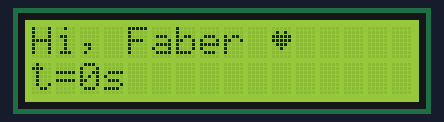
The sketch below on a simulated Arduino Uno, built with avr-gcc and run on an emulated ATmega328P. Parts: 16×2 character LCD. What the sketch prints to the serial monitor is not drawn.

Above: at 0.1 s.
At 4.2 s:
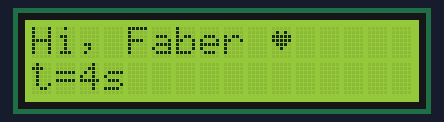
At 9.2 s:
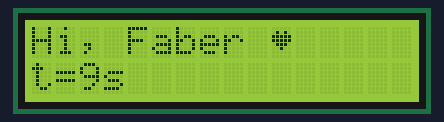
At 19.3 s:
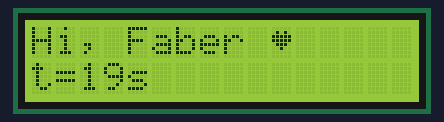
At 29.4 s:
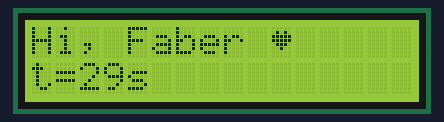
At 39.1 s:
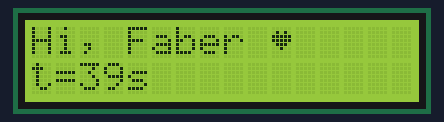

Measured:
- what the display in image 1 shows lasts 1.0 s, from 4.1 s to 5.1 s

The sketch:

example.ino
```cpp
// 16x2 I2C LCD (PCF8574 backpack at 0x27) with LiquidCrystal_PCF8574.
// Uno: SDA = A4, SCL = A5, VCC = 5V. Shows a title, a custom heart and seconds since start.
#include <Wire.h>
#include <LiquidCrystal_PCF8574.h>

LiquidCrystal_PCF8574 lcd(0x27);

byte heart[8] = {0b00000, 0b01010, 0b11111, 0b11111, 0b01110, 0b00100, 0b00000, 0b00000};

void setup() {
  Serial.begin(115200);
  Wire.begin();
  Wire.beginTransmission(0x27);
  if (Wire.endTransmission() != 0) {
    Serial.println(F("LCD not found at 0x27: check wiring and address"));
    for (;;) {}
  }
  lcd.begin(16, 2);
  lcd.setBacklight(255);
  lcd.createChar(0, heart);
  lcd.home();
  lcd.clear();
  lcd.print(F("Hi, Faber "));
  lcd.write(byte(0));
  Serial.println(F("LCD ready"));
}

void loop() {
  lcd.setCursor(0, 1);
  lcd.print(F("t="));
  lcd.print(millis() / 1000);
  lcd.print(F("s"));
  delay(500);
}
```
